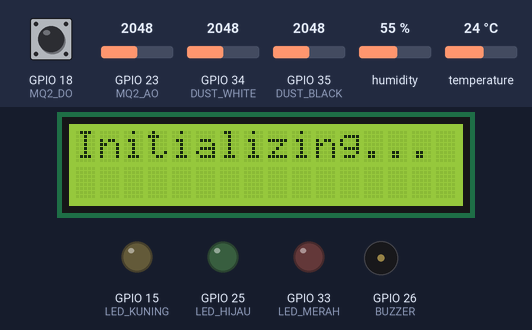
Recording of a sketch running on a simulated ESP32. Parts: 16×2 character LCD, output pins drawn as LEDs (lit = HIGH), buzzer (waves = sounding, pin HIGH). Inputs (shaded band) come from the test bench; at power-on: GPIO 18 (MQ2_DO) HIGH, GPIO 23 (MQ2_AO) = 2048, GPIO 34 (DUST_WHITE) = 2048, GPIO 35 (DUST_BLACK) = 2048, humidity 55 %, temperature 24 °C. WiFi joins after 1.5 s; servers stay silent unless stated; web services answer with replies made up by the test bench; what the sketch prints to the serial monitor is not drawn.

Above: at 0.1 s.
At 3.29 s:
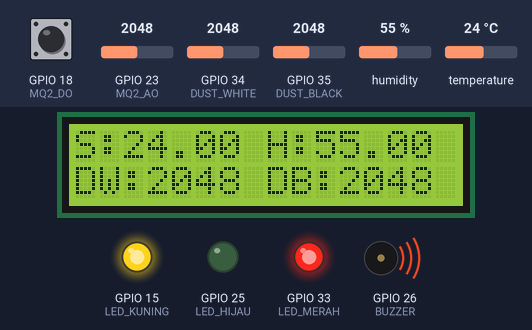
At 24.0 s:
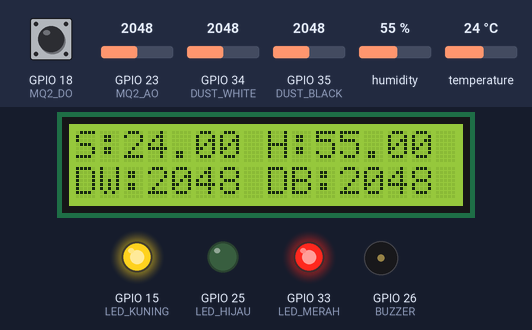
Timing chart, 0 to 128.3 s (numbered marks = the images above):
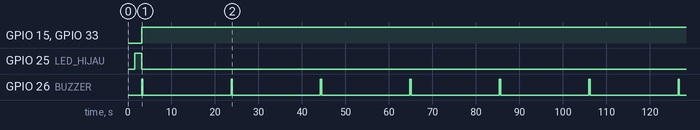

The sketch:

DETEKSISUHUDANKELEMBAPANFix.ino
```cpp
#include <Wire.h>
#include <LiquidCrystal_I2C.h>
#include <DHT.h>
#include <WiFi.h>
#include <HTTPClient.h>

// ================= PIN SETUP =================
#define DHTPIN 19
#define DHTTYPE DHT11
DHT dht(DHTPIN, DHTTYPE);

#define MQ2_AO 23
#define MQ2_DO 18

#define LED_HIJAU 25
#define LED_KUNING 15
#define LED_MERAH 33
#define BUZZER 26

// SENSOR DEBU GP2Y
#define DUST_WHITE 34
#define DUST_BLACK 35

// ================= LCD =================
LiquidCrystal_I2C lcd(0x27, 16, 2);

// ================= THRESHOLD =================
int asapThreshold = 300;
float suhuThreshold = 34.0;
int debuThreshold = 1800;

// ================= WIFI =================
const char* ssid = "A";
const char* password = "12345678";

// ================= THINGSPEAK =================
unsigned long channelID = 3190391;
String writeAPIKey = "LNL46ZKEO4RGUP5M";
const char* server = "https://api.thingspeak.com/update";

// =================================================
void setup() {
  Serial.begin(115200);
  dht.begin();

  // I2C ESP32
  Wire.begin(17, 22);

  // LCD Init
  lcd.init();
  lcd.backlight();
  lcd.setCursor(0, 0);
  lcd.print("Initializing...");
  delay(1500);
  lcd.clear();

  // Pin Mode
  pinMode(LED_HIJAU, OUTPUT);
  pinMode(LED_KUNING, OUTPUT);
  pinMode(LED_MERAH, OUTPUT);
  pinMode(BUZZER, OUTPUT);

  pinMode(MQ2_DO, INPUT);
  pinMode(DUST_WHITE, INPUT);
  pinMode(DUST_BLACK, INPUT);

  digitalWrite(LED_HIJAU, HIGH);
  digitalWrite(LED_KUNING, LOW);
  digitalWrite(LED_MERAH, LOW);
  digitalWrite(BUZZER, LOW);

  // WiFi Connect
  WiFi.mode(WIFI_STA);
  WiFi.begin(ssid, password);

  Serial.print("Connecting WiFi");
  while (WiFi.status() != WL_CONNECTED) {
    delay(500);
    Serial.print(".");
  }
  Serial.println("\nWiFi Connected");
}

// =================================================
void loop() {

  // Reconnect WiFi
  if (WiFi.status() != WL_CONNECTED) {
    Serial.println("WiFi disconnected, reconnecting...");
    WiFi.reconnect();
    delay(3000);
  }

  // Read Sensor
  float suhu = dht.readTemperature();
  float kelembapan = dht.readHumidity();
  int asapAnalog = analogRead(MQ2_AO);
  int asapDigital = digitalRead(MQ2_DO);
  int debuWhite = analogRead(DUST_WHITE);
  int debuBlack = analogRead(DUST_BLACK);

  if (isnan(suhu) || isnan(kelembapan)) {
    Serial.println("DHT Sensor Error");
    return;
  }

  // Serial Monitor
  Serial.print("Suhu: "); Serial.print(suhu);
  Serial.print(" | Hum: "); Serial.print(kelembapan);
  Serial.print(" | MQ2 AO: "); Serial.print(asapAnalog);
  Serial.print(" | MQ2 DO: "); Serial.print(asapDigital);
  Serial.print(" | DebuW: "); Serial.print(debuWhite);
  Serial.print(" | DebuB: "); Serial.println(debuBlack);

  // LCD Display
  lcd.clear();
  lcd.setCursor(0, 0);
  lcd.print("S:");
  lcd.print(suhu);
  lcd.print(" H:");
  lcd.print(kelembapan);

  lcd.setCursor(0, 1);
  lcd.print("DW:");
  lcd.print(debuWhite);
  lcd.print(" DB:");
  lcd.print(debuBlack);

  // Logika Kualitas Udara
  bool kondisiBuruk = false;

  if (suhu > suhuThreshold) kondisiBuruk = true;
  if (asapAnalog > asapThreshold) kondisiBuruk = true;
  if (asapDigital == LOW) kondisiBuruk = true;
  if (debuWhite > debuThreshold) kondisiBuruk = true;

  // Output Indikator
  if (kondisiBuruk) {
    digitalWrite(LED_HIJAU, LOW);
    digitalWrite(LED_KUNING, HIGH);
    digitalWrite(LED_MERAH, HIGH);

    digitalWrite(BUZZER, HIGH);
    delay(300);
    digitalWrite(BUZZER, LOW);

    Serial.println("Kualitas Udara BURUK");
  } else {
    digitalWrite(LED_HIJAU, HIGH);
    digitalWrite(LED_KUNING, LOW);
    digitalWrite(LED_MERAH, LOW);
    digitalWrite(BUZZER, LOW);

    Serial.println("Kualitas Udara BAIK");
  }

  // Kirim ke ThingSpeak
  if (WiFi.status() == WL_CONNECTED) {
    HTTPClient http;
    String url = String(server) +
      "?api_key=" + writeAPIKey +
      "&field1=" + String(suhu) +
      "&field2=" + String(kelembapan) +
      "&field3=" + String(asapAnalog) +
      "&field4=" + String(asapDigital) +
      "&field5=" + String(debuWhite) +
      "&field6=" + String(debuBlack);

    http.begin(url);
    http.GET();
    http.end();
  }

  delay(20000); // interval kirim data
}
```

Measured:
- by itself, GPIO 15 (LED_KUNING), GPIO 33 (LED_MERAH): LOW → HIGH at 3.1 s
- by itself, GPIO 25 (LED_HIJAU): HIGH → LOW at 3.1 s
- by itself, GPIO 26 (BUZZER): alternates HIGH for 0.30 s and LOW for 20.3 s
